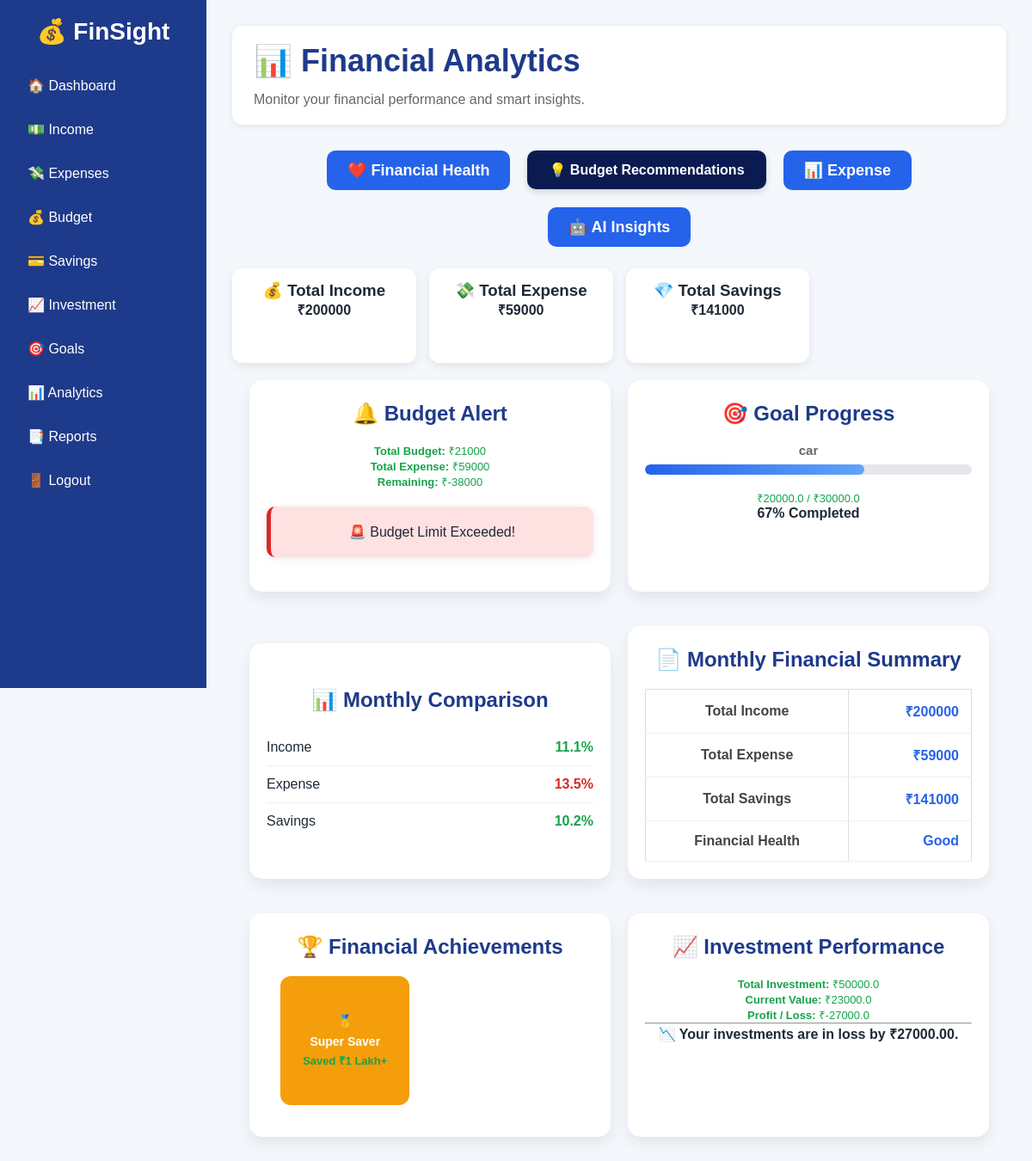
Screenshot of /analytics (signed in) with the database file from the repository.
### tables this page shows
CREATE TABLE goals(
        id INTEGER PRIMARY KEY AUTOINCREMENT,
        user_id INTEGER,
        goal_name TEXT,
        target_amount REAL,
        saved_amount REAL,
        target_date TEXT
    );

### app.py (the view)
@app.route("/analytics")
def analytics():
    user_id = session.get("user_id")
    if not user_id:
        return redirect("/")
    conn = sqlite3.connect("database.db")
    cursor = conn.cursor()
    cursor.execute(
        "SELECT SUM(amount) FROM income WHERE user_id=?",
        (user_id,)
    )
    total_income = cursor.fetchone()[0] or 0
    cursor.execute(
        "SELECT SUM(amount) FROM expenses WHERE user_id=?",
        (user_id,)
    )
    total_expense = cursor.fetchone()[0] or 0
    cursor.execute("""
        SELECT SUM(amount)
        FROM budgets
        WHERE user_id=?
    """, (user_id,))
    total_budget = cursor.fetchone()[0] or 0
    goal = cursor.execute(
    "SELECT goal_name, target_amount, saved_amount FROM goals WHERE user_id=?",
    (session["user_id"],)
    ).fetchone()
    cursor.execute("""
       SELECT SUM(invested_amount),
        SUM(current_value)
    FROM investments
    WHERE user_id=?
    """, (user_id,))
    investment = cursor.fetchone()
    total_investment = investment[0] or 0
    current_value = investment[1] or 0
    profit = current_value - total_investment
    cursor.execute("""
        SELECT expense_name, SUM(amount)
        FROM expenses
        WHERE user_id=?
        GROUP BY expense_name
    """, (user_id,))
    expense_chart = cursor.fetchall()
    cursor.execute("""
        SELECT strftime('%m', date) AS month,
               SUM(amount)
        FROM expenses
        WHERE user_id=?
        GROUP BY month
        ORDER BY month
    """, (user_id,))
    expense_trend = cursor.fetchall()
    monthly_income = total_income
    monthly_expense = total_expense
    monthly_savings = monthly_income - monthly_expense
    expense_breakdown = []
    for item in expense_chart:
        category = item[0]
        amount = item[1]
    percent = 0
    if monthly_expense > 0:
        percent = round((amount / monthly_expense) * 100)
    expense_breakdown.append({
        "category": category,
        "amount": amount,
        "percent": percent
    })
    if monthly_income == 0:
       ai_advice = "Please add your income to receive financial advice."
    elif monthly_expense > monthly_income:
       ai_advice = "⚠️ Your expenses are higher than your income. Reduce unnecessary spending."
    elif monthly_savings < monthly_income * 0.2:
       ai_advice = "💡 Try to save at least 20% of your monthly income."
    elif monthly_savings >= monthly_income * 0.5:
       ai_advice = "🎉 Excellent! Your savings are outstanding. Consider investing."
    else:
       ai_advice = "✅ Good financial management. Keep tracking your expenses."
    if monthly_income > 0:
        health_score = round((monthly_savings / monthly_income) * 100)
    else:
        health_score = 0
    if health_score < 0:
        health_score = 0
    if health_score >= 80:
        health_status = "Excellent"
    elif health_score >= 60:
        health_status = "Good"
    elif health_score >= 40:
        health_status = "Average"
    else:
        health_status = "Poor"
    if monthly_income > 0:
        spending_score = max(0, 100 - round((monthly_expense / monthly_income) * 100))
        savings_score = round((monthly_savings / monthly_income) * 100)
    else:
        spending_score = 0
        savings_score = 0
    if total_investment > 0:
        investment_score = round((current_value / total_investment) * 100)
    else:
        investment_score = 0
    if total_budget > 0:
        budget_score = max(0, 100 - round((total_expense / total_budget) * 100))
    else:
        budget_score = 0
    spending_score = min(max(spending_score, 0), 100)
    savings_score = min(max(savings_score, 0), 100)
    investment_score = min(max(investment_score, 0), 100)
    budget_score = min(max(budget_score, 0), 100)
    if total_expense > total_income:
        recommendation = "⚠️ Your expenses are higher than your income. Reduce unnecessary spending."
    elif monthly_savings <= 0:
        recommendation = "⚠️ Try to save some amount every month."
    elif monthly_savings < (0.2 * total_income):
        recommendation = "💡 Increase your monthly savings to at least 20% of your income."
    else:
        recommendation = "✅ Excellent! Your financial management is on the right track."
    remaining_budget = total_budget - total_expense
    if total_budget == 0:
        budget_alert = "No budget has been created."
    elif total_expense >= total_budget:
        budget_alert = "🚨 Budget Limit Exceeded!"
    elif total_expense >= total_budget * 0.8:
       budget_alert = "⚠️ You have used more than 80% of your budget."
    else:
       budget_alert = "✅ Your budget is under control."
    if goal:
        goal_name = goal[0]
        target_amount = goal[1]
        saved_amount = goal[2]
    else:
       goal_name = "No Goal"
       target_amount = 0
       saved_amount = 0
    goal_percent = 0
    if target_amount > 0:
        goal_percent = round((saved_amount / target_amount) * 100)
    if total_investment == 0:
        investment_alert = "No investments added."
    if target_amount > 0:
        goal_percent = round((saved_amount / target_amount) * 100)
    else:
        goal_percent = 0
    remaining_goal = target_amount - saved_amount
    if remaining_goal < 0:
       remaining_goal = 0
    elif profit > 0:
        investment_alert = f"📈 Great! Your investments are in profit by ₹{profit:.2f}."
    elif profit < 0:
        investment_alert = f"📉 Your investments are in loss by ₹{abs(profit):.2f}."
    else:
        investment_alert = "➖ No profit or loss in your investments."
    monthly_summary = f"""
    Monthly Income : ₹{monthly_income}

    Monthly Expense : ₹{monthly_expense}

    Monthly Savings : ₹{monthly_savings}

    Financial Health : {health_status}

    """
    last_income = 180000
    last_expense = 52000
    last_savings = last_income - last_expense
    income_change = round(((monthly_income - last_income) / last_income) * 100, 1)
    expense_change = round(((monthly_expense - last_expense) / last_expense) * 100, 1)
    savings_change = round(((monthly_savings - last_savings) / last_savings) * 100, 1)
    insights = []
    if monthly_income > 0:
        savings_percent = round((monthly_savings / monthly_income) * 100)
    if savings_percent >= 20:
        insights.append(f"📈 Great! You saved {savings_percent}% of your monthly income.")
    else:
        insights.append(f"💡 Try saving at least 20% of your monthly income.")
    if monthly_expense > (monthly_income * 0.8):
        insights.append("⚠️ Your expenses are very high this month.")
    else:
        insights.append("✅ Your expenses are under control.")
    if profit > 0:
        insights.append("📈 Investment portfolio is performing well.")
    else:
        insights.append("⚠️ Your investments are currently in loss.")
    if remaining_budget > 0:
        insights.append("✅ You are within your budget limit.")
    else:
        insights.append("🚨 You have exceeded your budget.")
    conn.close()
    return render_template(
        "analytics.html",
        monthly_income=monthly_income,
        monthly_expense=monthly_expense,
        monthly_savings=monthly_savings,
        expense_chart=expense_chart,
        expense_trend=expense_trend,
        health_score=health_score,
        health_status=health_status,
        recommendation=recommendation,
        ai_advice=ai_advice,
        total_budget=total_budget,
        remaining_budget=remaining_budget,
        budget_alert=budget_alert,
        goal_name=goal_name,
        target_amount=target_amount,
        saved_amount=saved_amount,
        remaining_goal=remaining_goal,
        goal_percent=goal_percent,
        total_investment=total_investment,
        current_value=current_value,
        profit=profit,
        investment_alert=investment_alert,
        monthly_summary=monthly_summary,
        expense_breakdown=expense_breakdown,
        income_change=income_change,
        expense_change=expense_change,
        savings_change=savings_change,
        insights=insights,
        spending_score=spending_score,
        savings_score=savings_score,
        investment_score=investment_score,
        budget_score=budget_score,
    )

### templates/analytics.html (shortened to what this page needs)
<!DOCTYPE html>
<html lang="en">
<head>
    <link rel="stylesheet"
          href="{{ url_for('static', filename='css/style.css') }}">
</head>
<body>
<div class="dashboard">
    <aside class="sidebar">
        <div class="logo">
            <h2>💰 FinSight</h2>
        </div>
        <nav>
            <a href="/dashboard">🏠 Dashboard</a>
            <a href="/income">💵 Income</a>
            <a href="/expense">💸 Expenses</a>
            <a href="/budget">💰 Budget</a>
            <a href="/savings">💳 Savings</a>
            <a href="/investment">📈 Investment</a>
            <a href="/goal">🎯 Goals</a>
            <a href="/analytics" class="active">📊 Analytics</a>
            <a href="/reports">📑 Reports</a>
            <a href="/logout">🚪 Logout</a>
        </nav>
    </aside>
    <main class="main-content">
        <div class="topbar">
            <div class="page-title">
                <h1>📊 Financial Analytics</h1>
                <p>Monitor your financial performance and smart insights.</p>
            </div>
        </div>
        <div class="analytics-menu">
            <a href="/financial-health" class="menu-btn">
                ❤️ Financial Health
            </a>
           <a href="/budget_recommendation" class="tab-btn">
    💡 Budget Recommendations
</a>
            <a href="/expense-analytics" class="menu-btn">
                📊 Expense
            </a>
            <a href="/ai-insights" class="menu-btn">
    🤖 AI Insights
</a>
        </div>
        <div class="analytics-grid">
            <div class="analytics-card">
                <h3>💰 Total Income</h3>
                <strong>₹{{ monthly_income }}</strong>
            </div>
            <div class="analytics-card">
                <h3>💸 Total Expense</h3>
                <strong>₹{{ monthly_expense }}</strong>
            </div>
            <div class="analytics-card">
                <h3>💎 Total Savings</h3>
                <strong>₹{{ monthly_savings }}</strong>
            </div>
        </div>
        <div class="analytics-row">
            <div class="card">
                <h2>🔔 Budget Alert</h2>
                <p><strong>Total Budget:</strong> ₹{{ total_budget }}</p>
                <p><strong>Total Expense:</strong> ₹{{ monthly_expense }}</p>
                <p><strong>Remaining:</strong> ₹{{ remaining_budget }}</p>
                <div class="alert-box
                {% if 'Exceeded' in budget_alert %}
                    danger
                {% elif '80%' in budget_alert %}
                    warning
                {% else %}
                    success
                {% endif %}
                ">
                    {{ budget_alert }}
                </div>
            </div>
            <div class="card">
                <h2>🎯 Goal Progress</h2>
                <h3>{{ goal_name }}</h3>
                <div class="progress">
                    <div class="progress-fill"
                         style="width:{{ goal_percent }}%">
                    </div>
                </div>
                <br>
                <p>
                    ₹{{ saved_amount }}
                    /
                    ₹{{ target_amount }}
                </p>
                <strong>{{ goal_percent }}% Completed</strong>
            </div>
        </div>
<div class="analytics-row">
    <div class="card comparison-card">
        <h2>📊 Monthly Comparison</h2>
        <div class="compare-item">
            <span>Income</span>
            <span class="{% if income_change >= 0 %}up{% else %}down{% endif %}">
                {{ income_change }}%
            </span>
        </div>
        <div class="compare-item">
            <span>Expense</span>
            <span class="{% if expense_change <= 0 %}up{% else %}down{% endif %}">
                {{ expense_change }}%
            </span>
        </div>
        <div class="compare-item">
            <span>Savings</span>
            <span class="{% if savings_change >= 0 %}up{% else %}down{% endif %}">
                {{ savings_change }}%
            </span>
        </div>
    </div>
    <div class="card">
        <h2>📄 Monthly Financial Summary</h2>
        <table class="summary-table">
            <tr>
                <td>Total Income</td>
                <td>₹{{ monthly_income }}</td>
            </tr>
            <tr>
                <td>Total Expense</td>
                <td>₹{{ monthly_expense }}</td>
            </tr>
            <tr>
                <td>Total Savings</td>
                <td>₹{{ monthly_savings }}</td>
            </tr>
            <tr>
                <td>Financial Health</td>
                <td>{{ health_status }}</td>
            </tr>
        </table>
    </div>
</div>
<div class="analytics-row">
    <div class="card achievement-card">
        <h2>🏆 Financial Achievements</h2>
        <div class="badges">
            {% if monthly_savings >= 100000 %}
            <div class="badge gold">
                🥇
                <strong>Super Saver</strong>
                <p>Saved ₹1 Lakh+</p>
            </div>
            {% endif %}
        </div>
    </div>
    <div class="card">
        <h2>📈 Investment Performance</h2>
        <p><strong>Total Investment:</strong> ₹{{ total_investment }}</p>
        <p><strong>Current Value:</strong> ₹{{ current_value }}</p>
        <p><strong>Profit / Loss:</strong> ₹{{ profit }}</p>
        <hr>
        <strong>{{ investment_alert }}</strong>
    </div>
</div>
</main>
</div>
</body>
</html>

### rows the page displays
goals: goal_name "car", saved_amount "20000.0", target_amount "30000.0"

### other values shown
{{ monthly_income }} "200000"
{{ monthly_expense }} "59000"
{{ monthly_savings }} "141000"
{{ total_budget }} "21000"
{{ remaining_budget }} "-38000"
{{ budget_alert }} "🚨 Budget Limit Exceeded!"
{{ goal_percent }} "67"
{{ income_change }} "11.1"
{{ expense_change }} "13.5"
{{ savings_change }} "10.2"
{{ health_status }} "Good"
{{ total_investment }} "50000.0"
{{ current_value }} "23000.0"
{{ profit }} "-27000.0"
{{ investment_alert }} "📉 Your investments are in loss by ₹27000.00."
